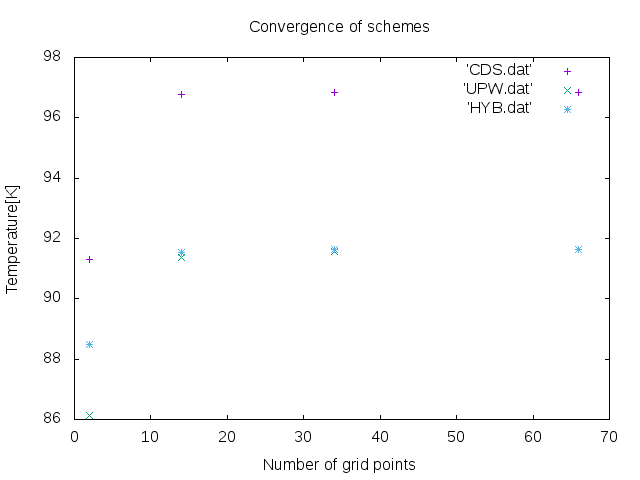

This figure's gnuplot source:
plot 'CDS.dat', 'UPW.dat', 'HYB.dat'
set xlabel 'Number of grid points'
set ylabel 'Temperature[K]'
set terminal png enhanced
set title 'Convergence of schemes'
set output 'plot-schemes.png'
replot
